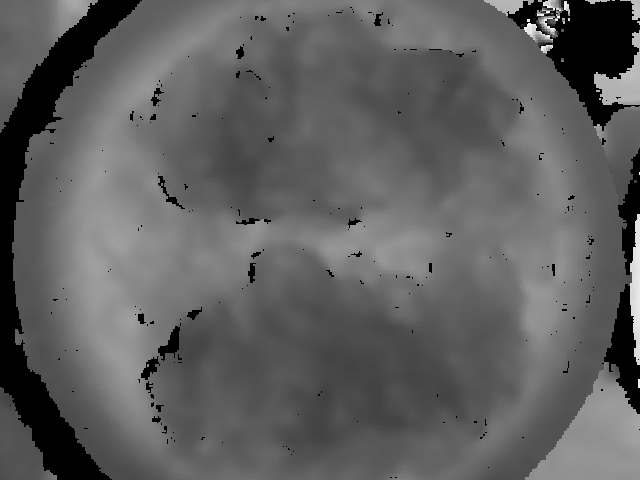
#> input picture opencv/cpp/sample/nprdepth004.png, 640 x 480 px
$ python contour3.py
#> lines starting #> are read from the running program, lines starting #| are printed output that depends on the picture; after the words box and inside, x2 and y2 are one past the last pixel; in counts of white or black regions, pixels touching at a corner belong together
### opencv/python/contour1.py
#!/usr/bin/python3
#\file    contour1.py
#\brief   certain python script
#\author  Akihiko Yamaguchi, info@akihikoy.net
#\version 0.1
#\date    Apr.16, 2020
import numpy as np
import six.moves.cPickle as pickle
import copy
import cv2
import scipy.ndimage
#import matplotlib.pyplot as plt

'''
Find multi-level contours in image img.
  contours: Multi-level contours.
  contours= <list>[contours[i]|i=0,1,...]
    contours[i]= <tuple>(level, subcontours)
      level: Level (height) at i.
      subcontours: Contours at level.
      subcontours= <list>[subcontours[j]|j=0,1,...]
        subcontours[j]: A contour; set of contour points.
        subcontours[j]= <np.array>[[[x0,y0]], [[x1,y1]], ...]
'''
# [18 lines left out: function FindMultilevelContours, not called in this run]

#Visualize multi-level contours.
def DrawMultilevelContours(img, contours):
  img_viz= cv2.cvtColor(img.astype('uint8'), cv2.COLOR_GRAY2BGR)
  for v,cnts in contours:
    #col= (0,min(255,max(10,v-100)),0)
    col= (0,min(255,max(1,255-0.5*v)),0)
    thickness= 1
    cv2.drawContours(img_viz, cnts, -1, col, thickness)
  return img_viz

# [28 lines that do not run on import are left out]

### opencv/python/contour3.py
#!/usr/bin/python3
#\file    contour3.py
#\brief   certain python script
#\author  Akihiko Yamaguchi, info@akihikoy.net
#\version 0.1
#\date    Jul.07, 2020
import numpy as np
import six.moves.cPickle as pickle
import copy
import cv2
import scipy.ndimage
#import matplotlib.pyplot as plt
from contour1 import DrawMultilevelContours

'''
Find multi-level contours in image img.
  contours: Multi-level contours.
  contours= <list>[contours[i]|i=0,1,...]
    contours[i]= <tuple>(level, subcontours)
      level: Level (height) at i.
      subcontours: Contours at level.
      subcontours= <list>[subcontours[j]|j=0,1,...]
        subcontours[j]: A contour; set of contour points.
        subcontours[j]= <np.array>[[[x0,y0]], [[x1,y1]], ...]
Contours are simplified by an approximation with approx_epsilon.
If the difference of the current threshold image from the previous threshold image is less than
min_diff*pixels in img, we skip the current image.
'''
def FindMultilevelContours(img, vmin, vmax, step, v_smaller=0, v_larger=1, approx_epsilon=1.5, min_diff=0.0064):
  contours= []
  #img= cv2.blur(copy.deepcopy(img),(3,3))
  img2_prev= None
  for v in np.arange(vmin, vmax, step):
    img2= copy.deepcopy(img)
    img2[img<v]= v_smaller
    img2[img>=v]= v_larger
    img2= img2.astype('uint8')
    if min_diff>0 and img2_prev is not None:
      diff= cv2.countNonZero(cv2.bitwise_xor(img2,img2_prev))
      #print diff
      if diff<min_diff*img.size:  continue
    img2_prev= img2
    #print img2.shape, img2.dtype
    fcres= cv2.findContours(img2, cv2.RETR_CCOMP, cv2.CHAIN_APPROX_SIMPLE)
    cnts= fcres[0] if len(fcres)==2 else fcres[1]
    if approx_epsilon is not None and approx_epsilon>0.0:
      cnts_approx= []
      for curve in cnts:
        #print len(curve),'-->',
        curve2= cv2.approxPolyDP(curve, approx_epsilon, closed=True)
        #print len(curve2)
        if len(curve2)>3:  cnts_approx.append(curve2)
      cnts= cnts_approx
    if len(cnts)>0:  contours.append((v,cnts))
    # [5 lines of commented-out code are left out]
  return contours

if __name__=='__main__':
  # [5 lines of commented-out code are left out]
  img_depth,step,v_s,v_l= cv2.cvtColor(cv2.imread('../cpp/sample/nprdepth004.png'), cv2.COLOR_BGR2GRAY).astype(np.uint16),10,1,0
#> img_depth: shape (480, 640) uint16; min 0, max 253, mean 95.5
#> step = 10; v_s = 1; v_l = 0
  print(img_depth.shape, img_depth.dtype, [np.min(img_depth), np.max(img_depth)])
#| (480, 640) uint16 [0, 253]

  img_depth[img_depth==0]= np.max(img_depth)
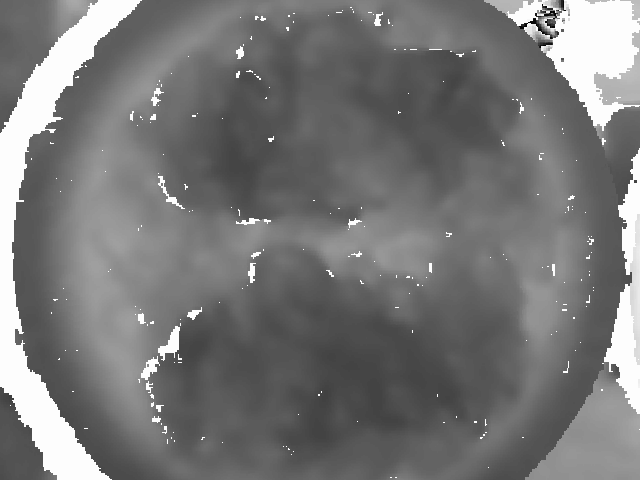
#> img_depth: shape (480, 640) uint16; min 2, max 253, mean 119
  #img_depth= scipy.ndimage.gaussian_filter(img_depth, sigma=7)
  #cv2.imshow('filtered',img_depth*155)


  print('min:',np.min(img_depth))
#| min: 2
  print('max:',np.max(img_depth))
#| max: 253
  contours= FindMultilevelContours(img_depth, np.min(img_depth), np.max(img_depth), step, v_smaller=v_s, v_larger=v_l)
#> the loop in FindMultilevelContours, `for v in np.arange(vmin, vmax, step):` made 26 passes
#> diff on passes 2 to 13: 122, 142, 199, 236, 305, 322, 7818, 33020, 57459, 52105, 33662, 28701
#> fcres on pass 1: 0 contours
#> pass 2, in FindMultilevelContours, `img2= img2.astype('uint8')`:
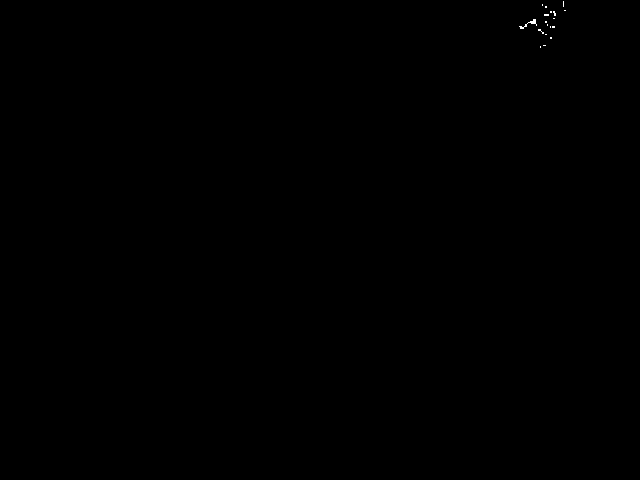
#> img2: shape (480, 640); values 0 (black) and 1 (white), 0.04% white in thin lines or dots, all inside (x1, y1, x2, y2) = (519, 1, 566, 48)
#> after the loop in FindMultilevelContours, `for v in np.arange(vmin, vmax, step):`:
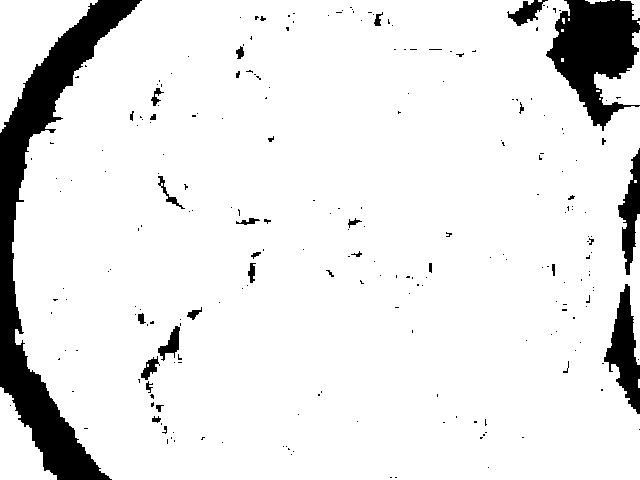
#> img2: shape (480, 640); values 0 (black) and 1 (white), 90.7% white; 235 black regions (204 under 20 px), largest, box (x1, y1, x2, y2) and area: (0, 0, 142, 480) 15193, (546, 0, 640, 131) 6962, (604, 284, 640, 414) 2232
#> after the loop in FindMultilevelContours, `for v in np.arange(vmin, vmax, step):`: contours = 11 items
#> contours = 11 items
  pickle.dump(contours,open('/tmp/contours1.dat','wb'))
#> (this line was passed over: six is not available in this run)
  print('# of levels, contours, points:', len(contours), sum(len(cnts) for v,cnts in contours), sum(sum(len(cnt) for cnt in cnts) for v,cnts in contours))
#| # of levels, contours, points: 11 453 6612
  img_viz= DrawMultilevelContours(img_depth, contours)*1
#> the loop in DrawMultilevelContours, `for v,cnts in contours:` made 11 passes
#> (v, col) on passes 1 to 11: (72, (0, 219, 0)), (82, (0, 214, 0)), (92, (0, 209, 0)), (102, (0, 204, 0)), (112, (0, 199, 0)), (122, (0, 194, 0)), (132, (0, 189, 0)), (142, (0, 184, 0)), (152, (0, 179, 0)), (162, (0, 174, 0)), (192, (0, 159, 0))
#> after the loop in DrawMultilevelContours, `for v,cnts in contours:`:
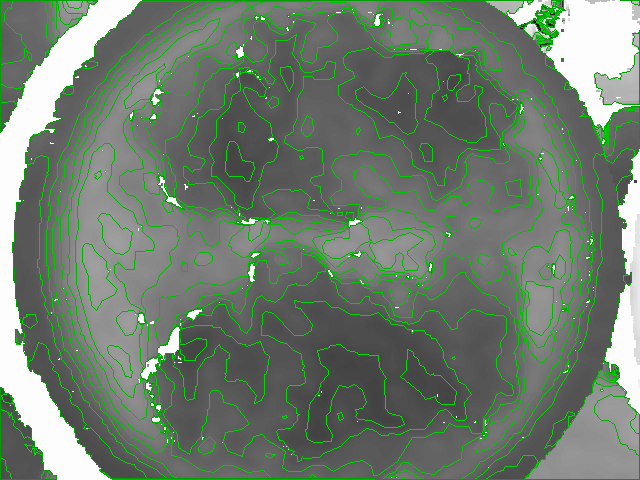
#> img_viz: shape (480, 640, 3); mean B, G, R 109.5, 125.8, 109.5

  #data= img_depth.reshape(img_depth.shape[0],img_depth.shape[1])
  #plt.contour(data)
  #plt.show()

  cv2.imshow('depth',img_viz)
  #cv2.imshow('localmax',localmax)
  while cv2.waitKey() & 0xFF not in map(ord,[' ','q']):  pass
#> (key Esc is pressed here)
#> (key Enter is pressed here)
